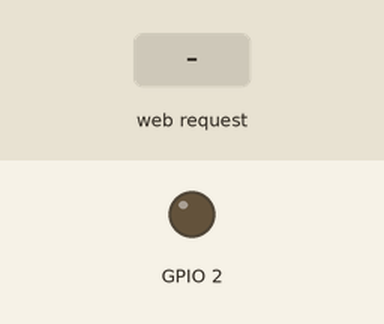
Simulated run of this sketch. Board: ESP8266 (NodeMCU). Parts: output pins drawn as LEDs (lit = HIGH). The test bench sets the inputs (shaded band). WiFi joins after 1.5 s; servers stay silent unless stated; what the sketch prints to the serial monitor is not drawn.

Above: at 2.7 s.
2.8 s: HTTP request GET /gpio/1 received
At 3.5 s:
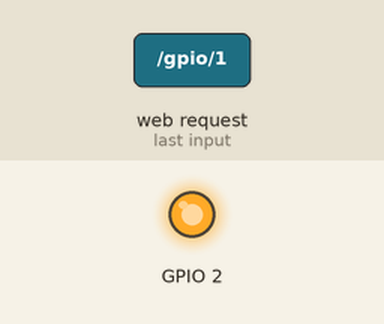
4.3 s: HTTP request GET /gpio/0 received
At 4.7 s:
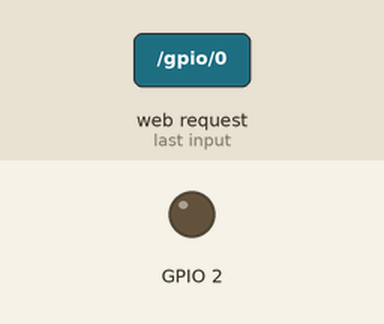
Timing chart, 0 to 7.3 s (numbered marks = the images above; inputs shaded):
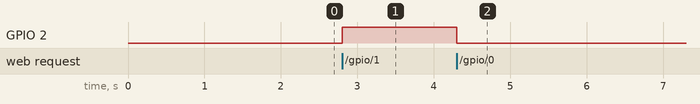

Measured:
- after the input at 2.8 s, GPIO 2: LOW → HIGH at once
- after the input at 4.3 s, GPIO 2: HIGH → LOW at once

The sketch:

WiFiWebServerBlink.ino
```cpp
/*
 *  This sketch demonstrates how to set up a simple HTTP-like server.
 *  The server will set a GPIO pin depending on the request
 *    http://server_ip/gpio/0 will set the GPIO2 low,
 *    http://server_ip/gpio/1 will set the GPIO2 high
 *  server_ip is the IP address of the ESP8266 module, will be
 *  printed to Serial when the module is connected.
 */

#include <ESP8266WiFi.h>
#include "WiFiConfig.h"

const char* ssid = WIFI_SSID;
const char* password = WIFI_PASSWORD;

// Create an instance of the server
// specify the port to listen on as an argument
WiFiServer server(80);

void setup() {
  Serial.begin(115200);
  delay(10);

  // prepare GPIO2
  pinMode(2, OUTPUT);
  digitalWrite(2, 0);

  // Connect to WiFi network
  Serial.println();
  Serial.println();
  Serial.print("Connecting to ");
  Serial.println(ssid);

  WiFi.begin(ssid, password);

  while (WiFi.status() != WL_CONNECTED) {
    delay(500);
    Serial.print(".");
  }
  Serial.println("");
  Serial.println("WiFi connected");

  // Start the server
  server.begin();
  Serial.println("Server started");

  // Print the IP address
  Serial.println(WiFi.localIP());
}

void loop() {
  // Check if a client has connected
  WiFiClient client = server.available();
  if (!client) {
    return;
  }

  // Wait until the client sends some data
  Serial.println("new client");
  while(!client.available()){
    delay(1);
  }

  // Read the first line of the request
  String req = client.readStringUntil('\r');
  Serial.println(req);
  client.flush();

  // Match the request
  int val;
  if (req.indexOf("/gpio/0") != -1)
    val = 0;
  else if (req.indexOf("/gpio/1") != -1)
    val = 1;
  else {
    Serial.println("invalid request");
    client.stop();
    return;
  }

  // Set GPIO2 according to the request
  digitalWrite(2, val);

  client.flush();

  // Prepare the response
  String s = "HTTP/1.1 200 OK\r\nContent-Type: text/html\r\n\r\n<!DOCTYPE HTML>\r\n<html>\r\nGPIO is now ";
  s += (val)?"high":"low";
  s += "</html>\n";

  // Send the response to the client
  client.print(s);
  delay(1);
  Serial.println("Client disonnected");

  // The client will actually be disconnected
  // when the function returns and 'client' object is detroyed
}
```

WiFiConfig_template.h
```cpp
#define WIFI_SSID ""
#define WIFI_PASSWORD ""
```
